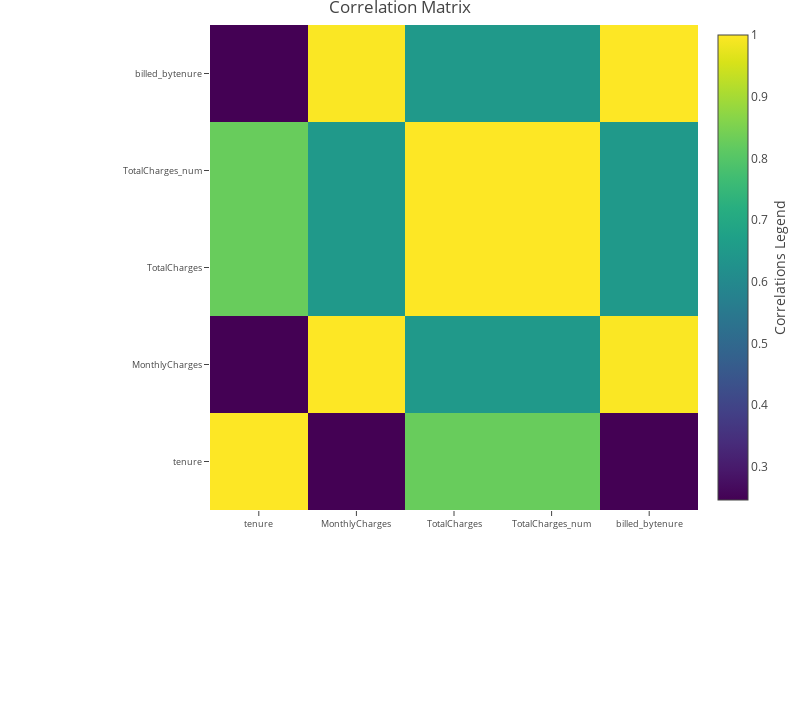

The cell this chart's notebook holds for it:
### Code cell
import plotly.offline as py#visualization
py.init_notebook_mode(connected=True)#visualization
import plotly.graph_objs as go#visualization

# correlation matrix --- curtesy of pavanraj159 notebook (kaggle kernel)
correlation = scaled.corr()
# tick labels
matrix_cols = correlation.columns.tolist()
# convert to array
corr_array = np.array(correlation)

# viz
trace = go.Heatmap(z = corr_array,
                  x = matrix_cols,
                  y = matrix_cols,
                  colorscale = "Viridis",
                  colorbar = dict(title="Correlations Legend",
                                 titleside = "right"),
                  )
layout = go.Layout(dict(title="Correlation Matrix",
                       autosize = False,
                       height = 720,
                       width = 800,
                       margin = dict(r=0,l=210,
                                    t=25,b=210,
                                    ),
                        yaxis = dict(tickfont=dict(size=9)),
                        xaxis = dict(tickfont=dict(size=9))
                       )
                  )
data = [trace]
fig = go.Figure(data=data, layout=layout)
py.iplot(fig)

### Figure 1 — Plotly figure (JSON) as saved in the notebook; plotly's stock layout.template omitted (floating-point values rounded to 4 significant figures)
{"data": [{"colorbar": {"title": "Correlations Legend", "titleside": "right"}, "colorscale": "Viridis", "x": ["tenure", "MonthlyCharges", "TotalCharges", "TotalCharges_num", "billed_bytenure"], "y": ["tenure", "MonthlyCharges", "TotalCharges", "TotalCharges_num", "billed_bytenure"], "z": [[1, 0.2469, 0.8259, 0.8259, 0.2462], [0.2469, 1, 0.6511, 0.6511, 0.9962], [0.8259, 0.6511, 1, 1, 0.6509], [0.8259, 0.6511, 1, 1, 0.6509], [0.2462, 0.9962, 0.6509, 0.6509, 1]], "type": "heatmap", "uid": "a18f99ca-d809-404b-8cfc-9d2d9a865b6a"}], "layout": {"autosize": false, "height": 720, "margin": {"b": 210, "l": 210, "r": 0, "t": 25}, "title": "Correlation Matrix", "width": 800, "xaxis": {"tickfont": {"size": 9}}, "yaxis": {"tickfont": {"size": 9}}}}
